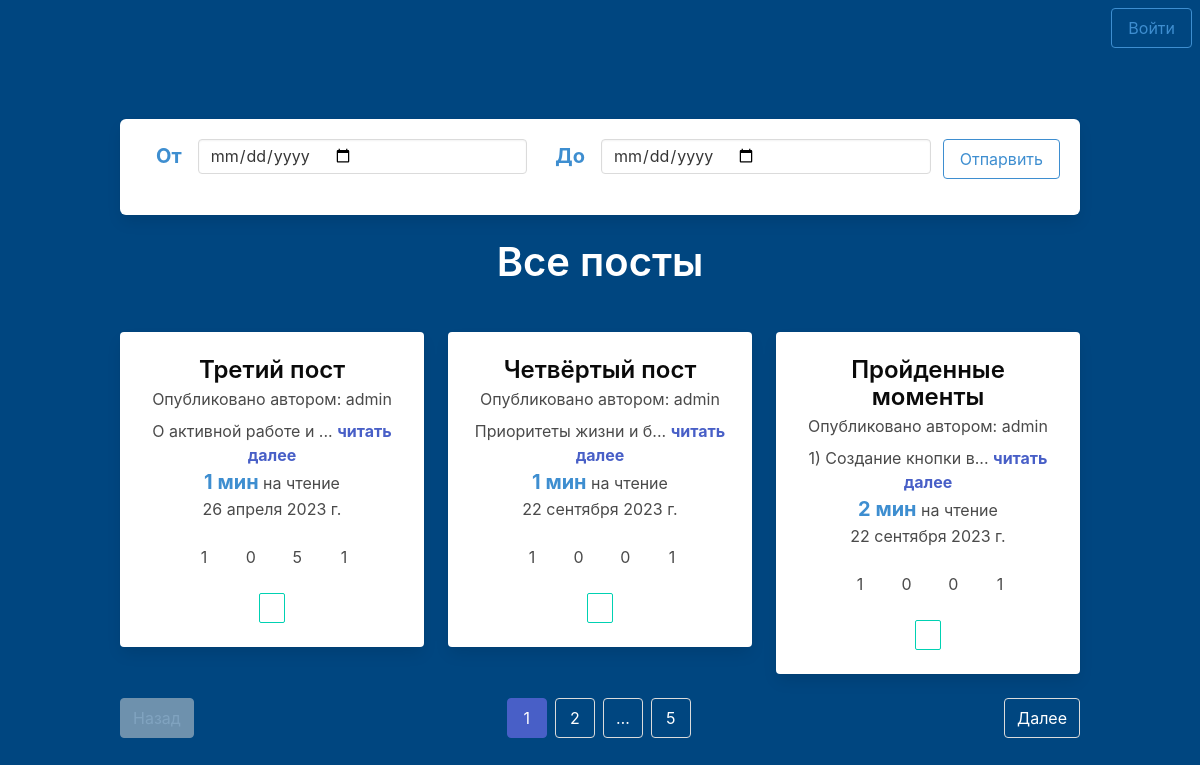
Page /blog/home/ on the committed database.
### blog/models.py (models this page shows)
class Post(models.Model):
    title = models.CharField(max_length=255)
    text = models.TextField()
    slug = models.SlugField(unique=True)
    date = models.DateField(auto_now=True)
    author = models.ForeignKey(User, on_delete=models.CASCADE)
    image = models.ImageField(default='image.jpg', blank=True)
    likes = models.ManyToManyField(User, related_name='likes', blank=True)
    dislikes = models.ManyToManyField(User, related_name='dislikes', blank=True)
    views = models.ManyToManyField(User, related_name='views', blank=True)
    saved = models.ManyToManyField(User, related_name='saved', blank=True)
    favorite = models.ManyToManyField(User, related_name='favorite', blank=True)
    comments_allowed = models.BooleanField(default=True)
    def __str__(self):
        return self.title
    def snippet(self):
        return self.text[:20] + '...'
    def time_to_read(self):
        return math.ceil(len(self.text.split(' ')) / 100)

### blog/views.py (the view)
# urls.py: path('home/', views.home, name='home'),
def home(request):
    posts = Post.objects.all()
    search = request.GET.get('search')
    action = request.GET.get('action')
    query = request.GET.get('filter')
    from_date = request.GET.get('from')
    to_date = request.GET.get('to')
    posts = filter_posts(request, query, posts) if query else posts
    posts = posts.filter(
        date__range=[from_date, to_date]) if from_date else posts
    if action:
        if not request.user.is_authenticated:
            return redirect('users:log_in')
        do_action(action, request)
        return redirect('blog:home')
    posts = posts.filter(
        Q(title__icontains=search) |
        Q(text__icontains=search)
    ) if search else posts
    pages = Paginator(posts, 3)
    page = request.GET.get('page')
    posts = pages.get_page(page)
    post_pages = posts.paginator.get_elided_page_range(
        posts.number, on_each_side=1, on_ends=1)
    return render(request, 'home.html', {'posts': posts, 'query': query, 'post_pages': post_pages})

### blog/templates/home.html (shortened to what this page needs)
{% extends 'base_layout.html' %}
{% load static from static %}
{% block content %}
    <div class="container">
        <div class="has-text-centered">
            <div class="box">
                <div class="field is-horizontal">
                    <form class="field-body">
                        <div class="field">
                            <div class="control is-flex is-align-items-center">
                                <span class="mx-4 has-text-weight-bold is-size-5 has-text-info">От</span>
                                <input type="date" class="input" name="from">
                            </div>
                        </div>
                        <div class="field">
                            <div class="control is-flex is-align-items-center">
                                <span class="mx-4 has-text-weight-bold is-size-5 has-text-info">До</span>
                                <input type="date" class="input" name="to">
                            </div>
                        </div>
                        <button class="button is-info is-outlined">Отпарвить</button>
                    </form>
                </div>
            </div>
            <div class="title has-text-white mb-6 is-2">
                {% if query == 'my_posts' %}
                    Мои посты
                {% elif query == 'popular' %}
                    Популярные
                {% elif query == 'liked_posts' %}
                    Понравившиеся
                {% elif query == 'new_posts' %}
                    Новые посты
                {% elif query == 'views' %}
                    Самые просматриваемые
                {% elif query == 'comment' %}
                    Самые обсуждаемые
                {% elif query == 'rate' %}
                    В топе рейтинга
                {% elif query == 'saved' %}
                    Сохраненные посты
                {% elif query == 'favorite' %}
                    Избранное
                {% else %}
                    Все посты
                {% endif %}
            </div>
        </div>
        <div class="columns is-centered is-multiline">
            {% for post in posts %}
                <div class="column is-4">
                    <div class="card has-text-centered">
                        <div class="card-content">
                            <div class="media-content">
                                <div class="title has-text-black is-4 mb-1">
                                    {{ post }}
                                </div>
                                {% if user == post.author %}
                                    <div class="subtile mb-2">Опубликовано вами</div>
                                {% else %}
                                    <div class="subtile mb-2">Опубликовано автором: {{ post.author }}</div>
                                {% endif %}
                            </div>
                            <div class="content">
                                {{ post.snippet }} <a href="{% url 'blog:post' post.slug %}?page=1"><b>читать далее</b></a>
                                <br>
                                <div>
                                    <b class="has-text-info is-size-5 ">{{post.time_to_read}} мин</b> на чтение
                                </div>
                                <div>{{ post.date }}</div>
                            </div>
                            <div class="columns is-centered">
                                <div class="column is-2 is-flex is-gapless is-justify-content-center is-align-items-center">
                                    {{ post.likes.count }}
                                </div>
                                <div class="column is-2 is-flex is-gapless is-justify-content-center is-align-items-center">
                                    {{ post.dislikes.count }}
                                </div>
                                <div class="column is-2 is-flex is-gapless is-justify-content-center is-align-items-center">
                                    {{ post.comment_set.count }}
                                </div>
                                <div class="column is-2 is-flex is-gapless is-justify-content-center is-align-items-center">
                                    {{ post.views.count }}
                                </div>
                            </div>
                            <div class="buttons is-centered">
                                    <a href="{% url 'blog:home'%}?action=favorite&pk={{post.pk}}" class="button is-primary is-outlined is-small">
                                    </a>
                                </div>
                        </div>
                    </div>
                </div>
            {% endfor %}
        </div>
        {% if posts.has_other_pages %}
            <nav class="pagination is-centered">
                {% if posts.has_previous %}
                <a href="{% if 'filter' in request.GET %}?filter={{ query }}&{% else %}?{% endif %}page={{posts.previous_page_number}}" class="pagination-previous has-text-white">
                    Назад
                </a>
                {% else %}
                <button class="pagination-previous has-text-white" disabled>Назад</button>
                {% endif %}
                {% if posts.has_next %}
                <a href="{% if 'filter' in request.GET %}?filter={{ query }}&{% else %}?{% endif %}page={{posts.next_page_number}}" class="pagination-next has-text-white">
                    Далее
                </a>
                {% else %}
                <button class="pagination-next has-text-white" disabled>Далее</button>
                {% endif %}
                <ul class="pagination-list">
                    {% for page in post_pages %}
                        <li>
                            <a href="{% if 'filter' in request.GET %}?filter={{ query }}&{% else %}?{% endif %}page={{page}}" class="pagination-link has-text-white {% if page == posts.number %} is-current {% endif %}">
                                {{page}}
                            </a>
                        </li>
                    {% endfor %}
                </ul>
            </nav>
        {% endif %}
    </div>
{% endblock %}

### blog/templates/base_layout.html (shortened to what this page needs)
{% load static from static %}
<html lang="en">
<head>
    <link rel="stylesheet" href="{% static 'bulma.css' %}">
    <link rel="stylesheet" href="{% static 'style.css' %}">
</head>
<body>
<section class="hero is-fullheight" style="background-color: rgb(0, 70, 128);">
    {% if user.is_authenticated %}
        <div class="hero-head">
            <nav class="navbar">
                <div class="container">
                    <div id="navbarMenuHeroA" class="navbar-menu">
                        <div class="navbar-start">
                            <div class="navbar-brand">
                                <a href="{% url 'blog:home' %}" class="navbar-item">
                                    <button class="button is-info is-outlined is-inverted">
                                        <ion-icon name="home-outline"></ion-icon>
                                    </button>
                                </a>
                            </div>
                            <div class="navbar-item">
                                <div class="dropdown is-hoverable">
                                    <div class="dropdown-trigger">
                                        <button class="button is-info is-outlined is-inverted">
                                            <ion-icon name="book" class="mr-2"></ion-icon>
                                            Посты
                                        </button>
                                    </div>
                                    <div class="dropdown-menu">
                                        <div class="dropdown-content">
                                            <a href="{% url 'blog:create' %}" class="dropdown-item">
                                                <ion-icon name="create"></ion-icon>
                                                Создать пост
                                            </a>
                                            <a href="{% url 'blog:home' %}?filter=my_posts" class="dropdown-item">
                                                <ion-icon name="pencil"></ion-icon>
                                                Мои посты
                                            </a>
                                            <a href="{% url 'blog:home' %}?filter=popular" class="dropdown-item">
                                                <ion-icon name="thumbs-up"></ion-icon>
                                                Популярные посты
                                            </a>
                                            <a href="{% url 'blog:home' %}?filter=liked_posts" class="dropdown-item">
                                                <ion-icon name="heart"></ion-icon>
                                                Понравившиеся посты
                                            </a>
                                            <a href="{% url 'blog:home' %}?filter=new_posts" class="dropdown-item">
                                                <ion-icon name="alarm"></ion-icon>
                                                Новые посты
                                            </a>
                                        </div>
                                    </div>
                                </div>
                            </div>
                            <div class="navbar-item">
                                <div class="dropdown is-hoverable">
                                    <div class="dropdown-trigger">
                                        <button class="button is-info is-outlined is-inverted">
                                            <ion-icon name="filter"></ion-icon>
                                        </button>
                                    </div>
                                    <div class="dropdown-menu">
                                        <div class="dropdown-content">
                                            <a href="{% url 'blog:home' %}?filter=views" class="dropdown-item">
                                                <ion-icon name="eye"></ion-icon>
                                                По просмотрам
                                            </a>
                                            <a href="{% url 'blog:home' %}?filter=comment" class="dropdown-item">
                                                <ion-icon name="chatbubble"></ion-icon>
                                                По комментариям
                                            </a>
                                            <a href="{% url 'blog:home' %}?filter=rate" class="dropdown-item">
                                                <ion-icon name="stats-chart"></ion-icon>
                                                По рейтингу
                                            </a>
                                        </div>
                                    </div>
                                </div>
                            </div>
                        </div>
                        <div class="navbar-end">
                            <span class="navbar-item">
                                <div class="dropdown is-hoverable">
                                <div class="dropdown-trigger">
                                    <button class="button is-info is-outlined is-inverted" aria-haspopup="true" aria-controls="dropdown-menu">
                                        {{ request.user }}
                                    </button>
                                </div>
                                <div class="dropdown-menu" id="dropdown-menu" role="menu">
                                    <div class="dropdown-content">
                                        <a href="{% url 'blog:home' %}?filter=saved" class="dropdown-item">
                                            <ion-icon name="save"></ion-icon>
                                            Сохраненные
                                        </a>
                                        <a href="{% url 'blog:home' %}?filter=favorite" class="dropdown-item">
                                            <ion-icon name="heart-circle"></ion-icon>
                                            Избранное
                                        </a>
                                        <hr class="dropdown-divider">
                                        <a href="{% url 'users:log_out' %}" class="dropdown-item has-text-danger">
                                            <ion-icon name="log-out"></ion-icon>
                                            Выйти
                                        </a>
                                    </div>
                                </div>
                            </div>
                            </span>
                            <span class="navbar-item mt-3">
                                <form class="field has-addons" method="get">
                                        <div class="control">
                                            <input class="input" type="text" name="search" placeholder="Поиск постов">
                                        </div>
                                        <div class="control">
                                            <a class="button is-info">
                                                <ion-icon name="search"></ion-icon>
                                            </a>
                                        </div>
                                </form>
                            </span>
                        </div>
                    </div>
                </div>
            </nav>
        </div>
    {% elif request.path == '/blog/home/' %}
        <div class="has-text-right p-2">
            <a href="{% url 'users:log_in' %}" class="button is-info is-outlined in-inverted">
                Войти
            </a>
        </div>
    {% endif %}
    <div class="hero-body">
        {% block content %}
        {% endblock %}
    </div>
</section>
</body>
</html>

### static/style.css (style rules this page uses)
input:not([type=checkbox]) { width: 100%; height: 35px; }

### rows in the picture
Post: title "Третий пост", author "admin", snippet "О активной работе и ...", time_to_read "1", date "26 апреля 2023 г.", likes.count "1", dislikes.count "0", comment_set.count "5", views.count "1"
Post: title "Четвёртый пост", author "admin", snippet "Приоритеты жизни и б...", time_to_read "1", date "22 сентября 2023 г.", likes.count "1", dislikes.count "0", comment_set.count "0", views.count "1"
Post: title "Пройденные моменты", author "admin", snippet "1) Создание кнопки в...", time_to_read "2", date "22 сентября 2023 г.", likes.count "1", dislikes.count "0", comment_set.count "0", views.count "1"

### other values in the picture
{{ page }} "1" "2" "…" "5"
